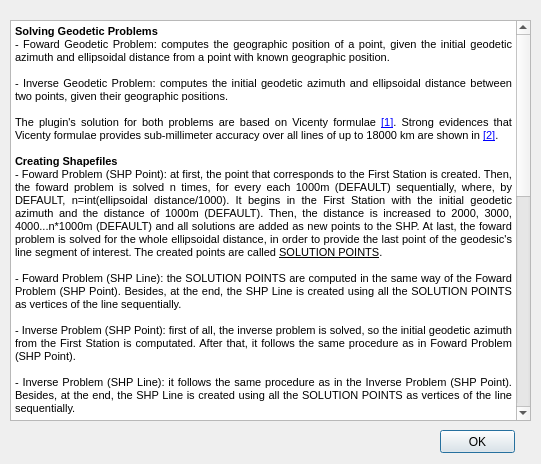
<?xml version="1.0" encoding="UTF-8"?>
<ui version="4.0">
 <class>Dialog</class>
 <widget class="QDialog" name="Dialog">
  <property name="geometry">
   <rect>
    <x>0</x>
    <y>0</y>
    <width>541</width>
    <height>464</height>
   </rect>
  </property>
  <property name="windowTitle">
   <string>How the plugin works?</string>
  </property>
  <widget class="QTextBrowser" name="textBrowser">
   <property name="geometry">
    <rect>
     <x>10</x>
     <y>20</y>
     <width>521</width>
     <height>401</height>
    </rect>
   </property>
   <property name="html">
    <string>&lt;!DOCTYPE HTML PUBLIC &quot;-//W3C//DTD HTML 4.0//EN&quot; &quot;http://www.w3.org/TR/REC-html40/strict.dtd&quot;&gt;
&lt;html&gt;&lt;head&gt;&lt;meta name=&quot;qrichtext&quot; content=&quot;1&quot; /&gt;&lt;style type=&quot;text/css&quot;&gt;
p, li { white-space: pre-wrap; }
&lt;/style&gt;&lt;/head&gt;&lt;body style=&quot; font-family:'MS Shell Dlg 2'; font-size:8.25pt; font-weight:400; font-style:normal;&quot;&gt;
&lt;p style=&quot; margin-top:0px; margin-bottom:0px; margin-left:0px; margin-right:0px; -qt-block-indent:0; text-indent:0px;&quot;&gt;&lt;span style=&quot; font-size:8pt; font-weight:600;&quot;&gt;Solving Geodetic Problems&lt;/span&gt;&lt;/p&gt;
&lt;p align=&quot;justify&quot; style=&quot; margin-top:0px; margin-bottom:0px; margin-left:0px; margin-right:0px; -qt-block-indent:0; text-indent:0px;&quot;&gt;&lt;span style=&quot; font-size:8pt;&quot;&gt;- Foward Geodetic Problem: computes the geographic position of a point, given the initial geodetic azimuth and ellipsoidal distance from a point with known geographic position. &lt;/span&gt;&lt;/p&gt;
&lt;p align=&quot;justify&quot; style=&quot;-qt-paragraph-type:empty; margin-top:0px; margin-bottom:0px; margin-left:0px; margin-right:0px; -qt-block-indent:0; text-indent:0px; font-size:8pt;&quot;&gt;&lt;br /&gt;&lt;/p&gt;
&lt;p align=&quot;justify&quot; style=&quot; margin-top:0px; margin-bottom:0px; margin-left:0px; margin-right:0px; -qt-block-indent:0; text-indent:0px;&quot;&gt;&lt;span style=&quot; font-size:8pt;&quot;&gt;- Inverse Geodetic Problem: computes the initial geodetic azimuth and ellipsoidal distance between two points, given their geographic positions.&lt;/span&gt;&lt;/p&gt;
&lt;p align=&quot;justify&quot; style=&quot;-qt-paragraph-type:empty; margin-top:0px; margin-bottom:0px; margin-left:0px; margin-right:0px; -qt-block-indent:0; text-indent:0px; font-size:8pt;&quot;&gt;&lt;br /&gt;&lt;/p&gt;
&lt;p align=&quot;justify&quot; style=&quot; margin-top:0px; margin-bottom:0px; margin-left:0px; margin-right:0px; -qt-block-indent:0; text-indent:0px;&quot;&gt;&lt;span style=&quot; font-size:8pt;&quot;&gt;The plugin's solution for both problems are based on Vicenty formulae &lt;/span&gt;&lt;a href=&quot;https://www.ngs.noaa.gov/PUBS_LIB/inverse.pdf&quot;&gt;&lt;span style=&quot; font-size:8pt; text-decoration: underline; color:#0000ff;&quot;&gt;[1]&lt;/span&gt;&lt;/a&gt;&lt;span style=&quot; font-size:8pt;&quot;&gt;. Strong evidences that Vicenty formulae provides sub-millimeter accuracy over all lines of up to 18000 km are shown in &lt;/span&gt;&lt;a href=&quot;http://ascelibrary.org/doi/10.1061/%28ASCE%290733-9453%282005%29131%3A1%2820%29&quot;&gt;&lt;span style=&quot; font-size:8pt; text-decoration: underline; color:#0000ff;&quot;&gt;[2]&lt;/span&gt;&lt;/a&gt;&lt;span style=&quot; font-size:8pt;&quot;&gt;.  &lt;/span&gt;&lt;/p&gt;
&lt;p align=&quot;justify&quot; style=&quot;-qt-paragraph-type:empty; margin-top:0px; margin-bottom:0px; margin-left:0px; margin-right:0px; -qt-block-indent:0; text-indent:0px; font-size:8pt;&quot;&gt;&lt;br /&gt;&lt;/p&gt;
&lt;p style=&quot; margin-top:0px; margin-bottom:0px; margin-left:0px; margin-right:0px; -qt-block-indent:0; text-indent:0px;&quot;&gt;&lt;span style=&quot; font-size:8pt; font-weight:600;&quot;&gt;Creating Shapefiles&lt;/span&gt;&lt;/p&gt;
&lt;p align=&quot;justify&quot; style=&quot; margin-top:0px; margin-bottom:0px; margin-left:0px; margin-right:0px; -qt-block-indent:0; text-indent:0px;&quot;&gt;&lt;span style=&quot; font-size:8pt;&quot;&gt;- Foward Problem (SHP Point): at first, the point that corresponds to the First Station is created. Then, the foward problem is solved n times, for every each 1000m (DEFAULT) sequentially, where, by DEFAULT, n=int(ellipsoidal distance/1000). It begins in the First Station with the initial geodetic azimuth and the distance of 1000m (DEFAULT). Then, the distance is increased to 2000, 3000, 4000...n*1000m (DEFAULT) and all solutions are added as new points to the SHP. At last, the foward problem is solved for the whole ellipsoidal distance, in order to provide the last point of the geodesic's line segment of interest. The created points are called &lt;/span&gt;&lt;span style=&quot; font-size:8pt; text-decoration: underline;&quot;&gt;SOLUTION POINTS&lt;/span&gt;&lt;span style=&quot; font-size:8pt;&quot;&gt;.&lt;/span&gt;&lt;/p&gt;
&lt;p align=&quot;justify&quot; style=&quot;-qt-paragraph-type:empty; margin-top:0px; margin-bottom:0px; margin-left:0px; margin-right:0px; -qt-block-indent:0; text-indent:0px; font-size:8pt;&quot;&gt;&lt;br /&gt;&lt;/p&gt;
&lt;p align=&quot;justify&quot; style=&quot; margin-top:0px; margin-bottom:0px; margin-left:0px; margin-right:0px; -qt-block-indent:0; text-indent:0px;&quot;&gt;&lt;span style=&quot; font-size:8pt;&quot;&gt;- Foward Problem (SHP Line): the SOLUTION POINTS are computed in the same way of the Foward Problem (SHP Point). Besides, at the end, the SHP Line is created using all the SOLUTION POINTS as vertices of the line sequentially.&lt;/span&gt;&lt;/p&gt;
&lt;p align=&quot;justify&quot; style=&quot;-qt-paragraph-type:empty; margin-top:0px; margin-bottom:0px; margin-left:0px; margin-right:0px; -qt-block-indent:0; text-indent:0px; font-size:8pt;&quot;&gt;&lt;br /&gt;&lt;/p&gt;
&lt;p align=&quot;justify&quot; style=&quot; margin-top:0px; margin-bottom:0px; margin-left:0px; margin-right:0px; -qt-block-indent:0; text-indent:0px;&quot;&gt;&lt;span style=&quot; font-size:8pt;&quot;&gt;- Inverse Problem (SHP Point): first of all, the inverse problem is solved, so the initial geodetic azimuth from the First Station is computated. After that, it follows the same procedure as in Foward Problem (SHP Point).&lt;/span&gt;&lt;/p&gt;
&lt;p align=&quot;justify&quot; style=&quot;-qt-paragraph-type:empty; margin-top:0px; margin-bottom:0px; margin-left:0px; margin-right:0px; -qt-block-indent:0; text-indent:0px; font-size:8pt;&quot;&gt;&lt;br /&gt;&lt;/p&gt;
&lt;p align=&quot;justify&quot; style=&quot; margin-top:0px; margin-bottom:0px; margin-left:0px; margin-right:0px; -qt-block-indent:0; text-indent:0px;&quot;&gt;&lt;span style=&quot; font-size:8pt;&quot;&gt;- Inverse Problem (SHP Line): it follows the same procedure as in the Inverse Problem (SHP Point). Besides, at the end, the SHP Line is created using all the SOLUTION POINTS as vertices of the line sequentially.&lt;/span&gt;&lt;/p&gt;
&lt;p align=&quot;justify&quot; style=&quot;-qt-paragraph-type:empty; margin-top:0px; margin-bottom:0px; margin-left:0px; margin-right:0px; -qt-block-indent:0; text-indent:0px; font-size:8pt;&quot;&gt;&lt;br /&gt;&lt;/p&gt;
&lt;p align=&quot;justify&quot; style=&quot; margin-top:0px; margin-bottom:0px; margin-left:0px; margin-right:0px; -qt-block-indent:0; text-indent:0px;&quot;&gt;&lt;span style=&quot; font-size:8pt; font-weight:600;&quot;&gt;Is the segment of line created to connect 2 SOLUTION POINTS within an interval of 1 km (DEFAULT) an &amp;quot;good&amp;quot; approximation of the geodesic in the same interval?&lt;/span&gt;&lt;/p&gt;
&lt;p align=&quot;justify&quot; style=&quot;-qt-paragraph-type:empty; margin-top:0px; margin-bottom:0px; margin-left:0px; margin-right:0px; -qt-block-indent:0; text-indent:0px; font-size:8pt;&quot;&gt;&lt;br /&gt;&lt;/p&gt;
&lt;p align=&quot;justify&quot; style=&quot; margin-top:0px; margin-bottom:0px; margin-left:0px; margin-right:0px; -qt-block-indent:0; text-indent:0px;&quot;&gt;&lt;span style=&quot; font-size:8pt;&quot;&gt;Yes, for most applications. In &lt;/span&gt;&lt;a href=&quot;http://fgg-web.fgg.uni-lj.si/~/MKUHAR/Zalozba/Rapp_Geom_Geod_Vol_I.pdf&quot;&gt;&lt;span style=&quot; font-size:8pt; text-decoration: underline; color:#0000ff;&quot;&gt;[3]&lt;/span&gt;&lt;/a&gt;&lt;span style=&quot; font-size:8pt;&quot;&gt;, we find that:&lt;/span&gt;&lt;/p&gt;
&lt;p align=&quot;justify&quot; style=&quot; margin-top:0px; margin-bottom:0px; margin-left:0px; margin-right:0px; -qt-block-indent:0; text-indent:0px;&quot;&gt;&lt;span style=&quot; font-size:8pt;&quot;&gt;- The maximum linear separation between reciprocal normal sections is very small and does not have any practical significance for sections up to 200 km (pg. 57). &lt;/span&gt;&lt;/p&gt;
&lt;p align=&quot;justify&quot; style=&quot; margin-top:0px; margin-bottom:0px; margin-left:0px; margin-right:0px; -qt-block-indent:0; text-indent:0px;&quot;&gt;&lt;span style=&quot; font-size:8pt;&quot;&gt;- The angular separation between reciprocal normal sections is generally not necessary to consider for distances until 20 km (pg. 59).&lt;/span&gt;&lt;/p&gt;
&lt;p align=&quot;justify&quot; style=&quot; margin-top:0px; margin-bottom:0px; margin-left:0px; margin-right:0px; -qt-block-indent:0; text-indent:0px;&quot;&gt;&lt;span style=&quot; font-size:8pt;&quot;&gt;- The geodesic lies between (or coincides with, in the case of meridians and the Equator) the reciprocal normal sections that connects the same points, with an exception of geodesics connecting 2 points on the same parallel but not the Equator (pg. 85).&lt;/span&gt;&lt;/p&gt;
&lt;p align=&quot;justify&quot; style=&quot; margin-top:0px; margin-bottom:0px; margin-left:0px; margin-right:0px; -qt-block-indent:0; text-indent:0px;&quot;&gt;&lt;span style=&quot; font-size:8pt;&quot;&gt;- The azimuth difference between a direct normal section and a geodesic (both connecting the same 2 arbitrary points) is, in general, approximately 1/3 of the angular separation between reciprocal normal sections (pg. 84).&lt;/span&gt;&lt;/p&gt;
&lt;p align=&quot;justify&quot; style=&quot; margin-top:0px; margin-bottom:0px; margin-left:0px; margin-right:0px; -qt-block-indent:0; text-indent:0px;&quot;&gt;&lt;span style=&quot; font-size:8pt;&quot;&gt;- Even at a distance of 1600 km, the lengh difference is only about 1 mm between the normal section and the geodesic (pg. 86).&lt;/span&gt;&lt;/p&gt;
&lt;p align=&quot;justify&quot; style=&quot;-qt-paragraph-type:empty; margin-top:0px; margin-bottom:0px; margin-left:0px; margin-right:0px; -qt-block-indent:0; text-indent:0px; font-size:8pt;&quot;&gt;&lt;br /&gt;&lt;/p&gt;
&lt;p align=&quot;justify&quot; style=&quot; margin-top:0px; margin-bottom:0px; margin-left:0px; margin-right:0px; -qt-block-indent:0; text-indent:0px;&quot;&gt;&lt;span style=&quot; font-size:8pt;&quot;&gt;Hence, at a relatively small distance (1 km), we can consider that the direct normal and the counter normal sections are equivalents. So, the geodesic, in the general case (when it lies between or coincides with the reciprocal normal sections), is also equivalent to them. And, considering that the segment of 1 km that connects 2 SOLUTION POINTS on the map should be between these two reciprocal normal sections (or coincide with one of them), it can be considered equivalent to the reciprocal normal sections and the geodesic as well.&lt;/span&gt;&lt;/p&gt;
&lt;p align=&quot;justify&quot; style=&quot;-qt-paragraph-type:empty; margin-top:0px; margin-bottom:0px; margin-left:0px; margin-right:0px; -qt-block-indent:0; text-indent:0px; font-size:8pt;&quot;&gt;&lt;br /&gt;&lt;/p&gt;
&lt;p align=&quot;justify&quot; style=&quot; margin-top:0px; margin-bottom:0px; margin-left:0px; margin-right:0px; -qt-block-indent:0; text-indent:0px;&quot;&gt;&lt;span style=&quot; font-size:8pt;&quot;&gt;Based on some &lt;/span&gt;&lt;span style=&quot; font-size:8pt; text-decoration: underline;&quot;&gt;numerical tests&lt;/span&gt;&lt;span style=&quot; font-size:8pt;&quot;&gt; conducted to &lt;/span&gt;&lt;span style=&quot; font-size:8pt; text-decoration: underline;&quot;&gt;quantify the quality of this approximation&lt;/span&gt;&lt;span style=&quot; font-size:8pt;&quot;&gt;, the &lt;/span&gt;&lt;span style=&quot; font-size:8pt; text-decoration: underline;&quot;&gt;maximum linear separation&lt;/span&gt;&lt;span style=&quot; font-size:8pt;&quot;&gt; found between the 1 km (DEFAULT) segment of line on the map and the &amp;quot;real&amp;quot; position (computed by Vicenty formulae) of respective points on the geodesic was &lt;/span&gt;&lt;span style=&quot; font-size:8pt; text-decoration: underline;&quot;&gt;less than 18 cm&lt;/span&gt;&lt;span style=&quot; font-size:8pt;&quot;&gt; for all segments between the 80 degrees parallels (North and South). Beyond this latitude (in both hemispheres), the linear separatiton may increase faster and further analysis of the result by the user is required. Obs: although the tests considered segments with different patterns (various azimuth, latitude and longitude), they are not conclusive. &lt;/span&gt;&lt;/p&gt;
&lt;p align=&quot;justify&quot; style=&quot;-qt-paragraph-type:empty; margin-top:0px; margin-bottom:0px; margin-left:0px; margin-right:0px; -qt-block-indent:0; text-indent:0px; font-size:8pt;&quot;&gt;&lt;br /&gt;&lt;/p&gt;
&lt;p align=&quot;justify&quot; style=&quot; margin-top:0px; margin-bottom:0px; margin-left:0px; margin-right:0px; -qt-block-indent:0; text-indent:0px;&quot;&gt;&lt;span style=&quot; font-size:8pt; font-weight:600;&quot;&gt;References&lt;/span&gt;&lt;/p&gt;
&lt;p align=&quot;justify&quot; style=&quot; margin-top:0px; margin-bottom:0px; margin-left:0px; margin-right:0px; -qt-block-indent:0; text-indent:0px;&quot;&gt;&lt;span style=&quot; font-size:8pt;&quot;&gt;[1] Direct and inverse solutions of geodesics on the ellipsoid with application of nested equations. Vicenty, T. Survey Review XXII: 1975. &lt;/span&gt;&lt;/p&gt;
&lt;p align=&quot;justify&quot; style=&quot; margin-top:0px; margin-bottom:0px; margin-left:0px; margin-right:0px; -qt-block-indent:0; text-indent:0px;&quot;&gt;&lt;span style=&quot; font-size:8pt;&quot;&gt;[2] Validation of Vincenty’s Formulas for the Geodesic Using a New Fourth-Order Extension of Kivioja’s Formula. Thomas, C. M. and Featherstone, W. E. Journal of Surveying Engineering: Feb 2005.&lt;/span&gt;&lt;/p&gt;
&lt;p align=&quot;justify&quot; style=&quot; margin-top:0px; margin-bottom:0px; margin-left:0px; margin-right:0px; -qt-block-indent:0; text-indent:0px;&quot;&gt;&lt;span style=&quot; font-size:8pt;&quot;&gt;[3] Geometric Geodesy. Rapp, Richard H. Ohio State University: 1991.&lt;/span&gt;&lt;/p&gt;&lt;/body&gt;&lt;/html&gt;</string>
   </property>
   <property name="openExternalLinks">
    <bool>true</bool>
   </property>
  </widget>
  <widget class="QPushButton" name="pushButton">
   <property name="geometry">
    <rect>
     <x>440</x>
     <y>430</y>
     <width>75</width>
     <height>23</height>
    </rect>
   </property>
   <property name="text">
    <string>OK</string>
   </property>
  </widget>
 </widget>
 <resources/>
 <connections>
  <connection>
   <sender>pushButton</sender>
   <signal>clicked()</signal>
   <receiver>Dialog</receiver>
   <slot>close()</slot>
   <hints>
    <hint type="sourcelabel">
     <x>297</x>
     <y>251</y>
    </hint>
    <hint type="destinationlabel">
     <x>199</x>
     <y>149</y>
    </hint>
   </hints>
  </connection>
 </connections>
</ui>
